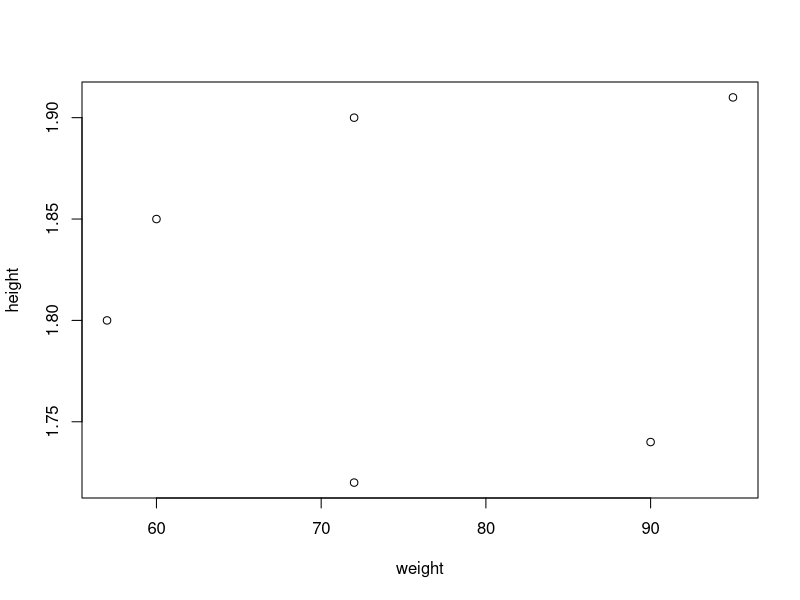

Generate this figure with R:
## ---- chunk 1
knitr::opts_chunk$set(echo = TRUE)
## ---- chunk 2
log(15)
## ---- chunk 3
log(10,10)
## ---- chunk 4
rnorm(15)
## ---- chunk 5
randomnumbers.a <- rnorm(15)
randomnumbers.a
## ---- chunk 6
mean(randomnumbers.a)
## ---- chunk 7
sd(randomnumbers.a)
## ---- chunk 8
a <- rnorm(15,mean=10, sd=2)
a
## ---- chunk 9
mean(a)
## ---- chunk 10
sd(a)
## ---- chunk 11
weight <-c(57,60,	72,	72,	90,	95)
height <-c(1.80,	1.85,	1.72,	1.90,	1.74,	1.91)
## ---- chunk 12
plot(weight, height)
## ---- chunk 13
mweight <- (weight/(height)^2)
mweight
## ---- chunk 14
mweight <- (mean(weight))
mweight
## ---- chunk 15
x <- mweight - weight
x
## ---- chunk 16
sum(x)
